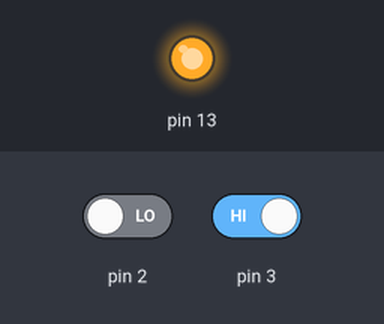
Recording of a sketch running on a simulated Arduino Uno, built with avr-gcc and run on an emulated ATmega328P. Parts: output pins drawn as LEDs (lit = HIGH). The inputs (shaded band) are chosen by the test bench; at power-on: pin 3 HIGH, pin 2 LOW.

Above: at 1.2 s.
1.3 s: pin 3 driven LOW
At 2.1 s:
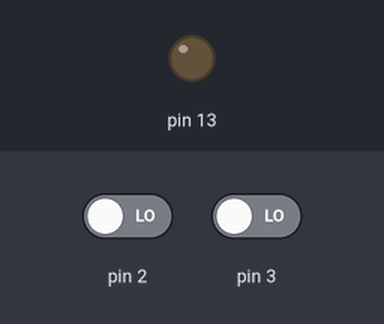
2.8 s: pin 3 driven HIGH
At 3.3 s:
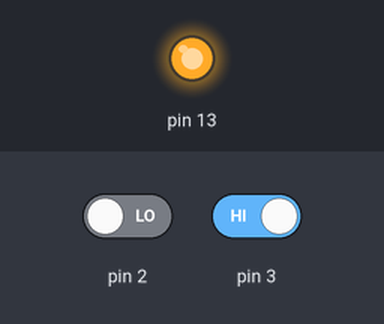
Timing chart, 0 to 5.8 s (numbered marks = the images above; inputs shaded):
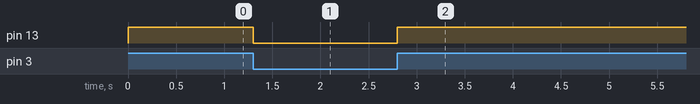

The sketch:

Heart.pde
```cpp
// (licence header left out)
/*
 * Arduino responds to char 'A' from the serial port.
 * Replies with:
 * HRM,<average last 32 beats>,<average last 16 beats>,<average last beat>,END;
 */

volatile boolean inService = false;
long timeArray[] ={
  0,0,0,0,0,0,0,0,0,0,0,0,0,0,0,0,0,0,0,0,0,0,0,0,0,0,0,0,0,0,0,0};
long lastBeat = 0;
long bpm1, bpm8, bpm32;

void setup()
{
  Serial.begin(115200);      // sets the serial port to 9600

    // Setup pins
  pinMode(2, INPUT);
  digitalWrite(2, LOW);
  pinMode(2, INPUT);
  digitalWrite(2, LOW);

  // Light pin 13 when ready
  pinMode(13, OUTPUT);
  digitalWrite(13, LOW);

  // Using interrupt 0 on digital pin 2.
  attachInterrupt(0, serialInterrupt, CHANGE);

}

void loop()
{
  while(!digitalRead(3)){
  }
  digitalWrite(13,HIGH);
  int i = 0;
  while(i<31){
    timeArray[i] = timeArray[i+1];
    i++;
  }
  long nowBeat = millis();
  timeArray[31] = nowBeat - lastBeat;
  lastBeat = nowBeat;

  bpm1 = 60000 / timeArray[31];

  int num = 0;
  long total = 0;
  int b = 31;
  while(b!=23){
    if(timeArray[b]!=0){
      total += timeArray[b];
      num++;
    }
    b--;
  }

  bpm8 = 60000 / (total / num);
  while(true){
    if(timeArray[b]!=0){
      total += timeArray[b];
      num++;
    }
    if(b==0) break;
    b--;
  }
  bpm32 = 60000 / (total / num);
  while(digitalRead(3)){
  }
  digitalWrite(13,LOW);
}

void serialInterrupt()
{
  // Already in service? Do nothing.
  if (inService) return;

  // You was not in service. Now you are.
  inService = true;

  // Reenable interrupts, to allow Serial to work. We do this only if inService is false.
  interrupts();

  // Allow serial to read at least one byte.
while(!Serial.available());

  if(Serial.read()=='A'){

    // Send Buffered data to phone
    // TODO
    Serial.print("HRM,");
    Serial.print(bpm32);
    Serial.print(",");
    Serial.print(bpm8);
    Serial.print(",");
    Serial.print(bpm1);
    Serial.println(",END;");

  }

  Serial.flush();

  // Job done.
  inService = false;
}
```

Measured:
- after the input at 1.3 s, pin 13: HIGH → LOW at once
- after the input at 2.8 s, pin 13: LOW → HIGH at once
